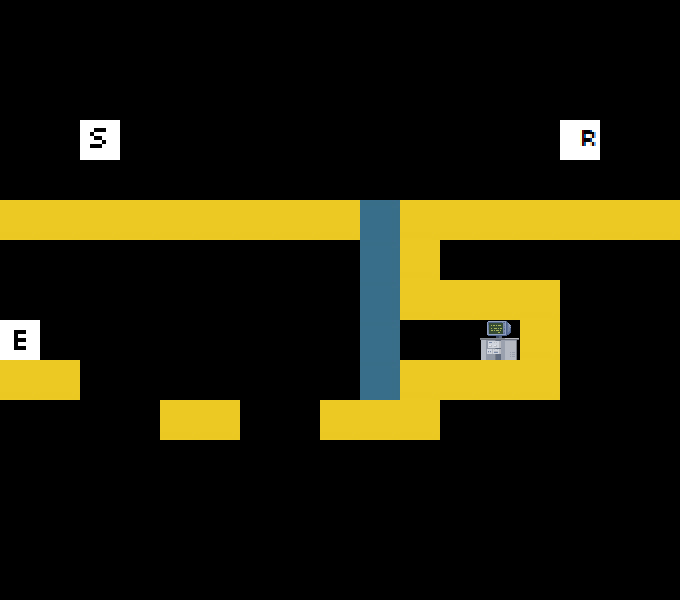

The image is a tile-based game level rendered from a .tmx file. Its description and source (layers, tilesets, objects; grid data summarised) follow:
An orthogonal 17x15 tile map with 40x40 px tiles, 2 tile layers (art, data).

<map version="1.0" orientation="orthogonal" width="17" height="15" tilewidth="40" tileheight="40">
 <tileset firstgid="1" name="tileset" tilewidth="40" tileheight="40">
  <image source="../tileset.png" width="200" height="200" />
 </tileset>
 <layer name="art" width="17" height="15">
  <data>[255 cells, 40 non-empty, 4 distinct tile ids]</data>
 </layer>
 <layer name="data" width="17" height="15">
  <data>[255 cells, 2 non-empty, 2 distinct tile ids]</data>
 </layer>
</map>